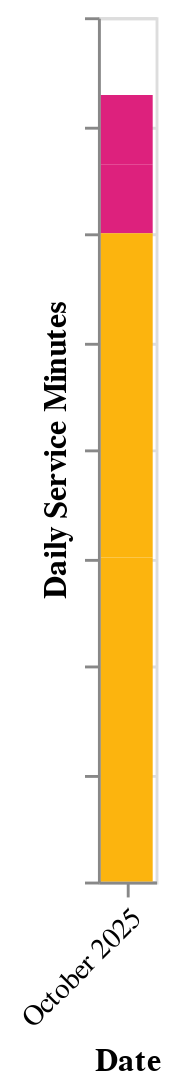

Here is the notebook cell this chart was saved with:
### Code cell
(
    bar_chart(
        df=subset_df,
        x_col="Date",
        y_col="Daily Service Minutes",
        color_col="Direction:N",
        color_scheme=[*avg_scheduled_min_dict.colors],
        tooltip_cols=avg_scheduled_min_tooltip,
        date_format="",
    )
    .add_params(xcol_param)
    .transform_filter(xcol_param)
).add_params(selection).transform_filter(selection)

### Figure 1 — Vega-Lite specification as saved in the notebook (floating-point values rounded to 4 significant figures; data arrays with more than 128 entries replaced by an {"elided": "..."} marker saying what was removed)
{"config": {"view": {"continuousWidth": 300, "continuousHeight": 300}}, "data": {"name": "data-be9ea14de6ce9981bf2911dc3ae5c2f8"}, "mark": {"type": "bar"}, "encoding": {"color": {"field": "Direction", "legend": null, "scale": {"range": ["#dd217d", "#fcb40e", "#ccbb44", "#5b8efd"]}, "title": "Direction:N", "type": "nominal"}, "tooltip": [{"field": "Date", "type": "nominal"}, {"field": "Route", "type": "nominal"}, {"field": "Direction", "type": "quantitative"}, {"field": "Daily Service Minutes", "type": "quantitative"}], "x": {"axis": {"format": "", "labelAngle": -45}, "field": "Date", "title": "Date", "type": "nominal"}, "y": {"axis": {"labels": false}, "field": "Daily Service Minutes", "title": "Daily Service Minutes", "type": "quantitative"}}, "params": [{"name": "param_1", "select": {"type": "point", "fields": ["Route"]}, "bind": {"input": "select", "options": ["FBUS__FBUS MARKET & WHARVES BUS", "714__714 BART EARLY BIRD", "NBUS__NBUS JUDAH BUS", "TBUS__TBUS THIRD BUS", "1X__1X CALIFORNIA EXPRESS", "KBUS__KBUS INGLESIDE BUS", "30X__30X MARINA EXPRESS", "91__91 3RD-19TH AVE OWL", "90__90 SAN BRUNO OWL", "NOWL__NOWL OWL JUDAH", "1__GGPS Golden Gate Park Shuttle", "LOWL__LOWL OWL TARAVAL", "36__36 TERESITA", "35__35 EUREKA", "58__58 LAKE MERCED", "37__37 CORBETT", "23__23 MONTEREY", "52__52 EXCELSIOR", "54__54 FELTON", "2__2 SUTTER", "39__39 COIT", "18__18 46TH AVENUE", "67__67 BERNAL HEIGHTS", "56__56 RUTLAND", "66__66 QUINTARA", "6__6 HAYES-PARNASSUS", "57__57 PARKMERCED", "55__55 DOGPATCH", "33__33 ASHBURY-18TH ST", "25__25 TREASURE ISLAND", "31__31 BALBOA", "J__J CHURCH", "19__19 POLK", "27__27 BRYANT", "8BX__8BX BAYSHORE B EXPRESS", "43__43 MASONIC", "9__9 SAN BRUNO", "F__F MARKET & WHARVES", "7__7 HAIGHT-NORIEGA", "48__48 QUINTARA-24TH STREET", "CA__CA CALIFORNIA STREET CABLE CAR", "28__28 19TH AVENUE", "8AX__8AX BAYSHORE A EXPRESS", "15__15 BAYVIEW HUNTERS POINT EXPRESS", "9R__9R SAN BRUNO RAPID", "M__M OCEAN VIEW", "K__K INGLESIDE", "12__12 FOLSOM-PACIFIC", "L__L TARAVAL", "8__8 BAYSHORE", "5__5 FULTON", "44__44 O'SHAUGHNESSY", "PM__PM POWELL-MASON CABLE CAR", "28R__28R 19TH AVENUE RAPID", "5R__5R FULTON RAPID", "24__24 DIVISADERO", "29__29 SUNSET", "T__T THIRD", "N__N JUDAH", "45__45 UNION-STOCKTON", "30__30 STOCKTON", "38__38 GEARY", "PH__PH POWELL-HYDE CABLE CAR", "14R__14R MISSION RAPID", "14__14 MISSION", "49__49 VAN NESS-MISSION", "38R__38R GEARY RAPID", "22__22 FILLMORE", "1__1 CALIFORNIA"], "name": "Routes: "}, "value": "FBUS__FBUS MARKET & WHARVES BUS"}, {"name": "param_2", "select": {"type": "point", "fields": ["Direction"]}, "bind": {"input": "radio", "options": [0, 1], "labels": ["0", "1"], "name": "Direction: "}}], "transform": [{"filter": {"param": "param_1"}}, {"filter": {"param": "param_2"}}], "$schema": "https://vega.github.io/schema/vega-lite/v5.20.1.json", "datasets": {"data-be9ea14de6ce9981bf2911dc3ae5c2f8": {"elided": "349 records"}}}
